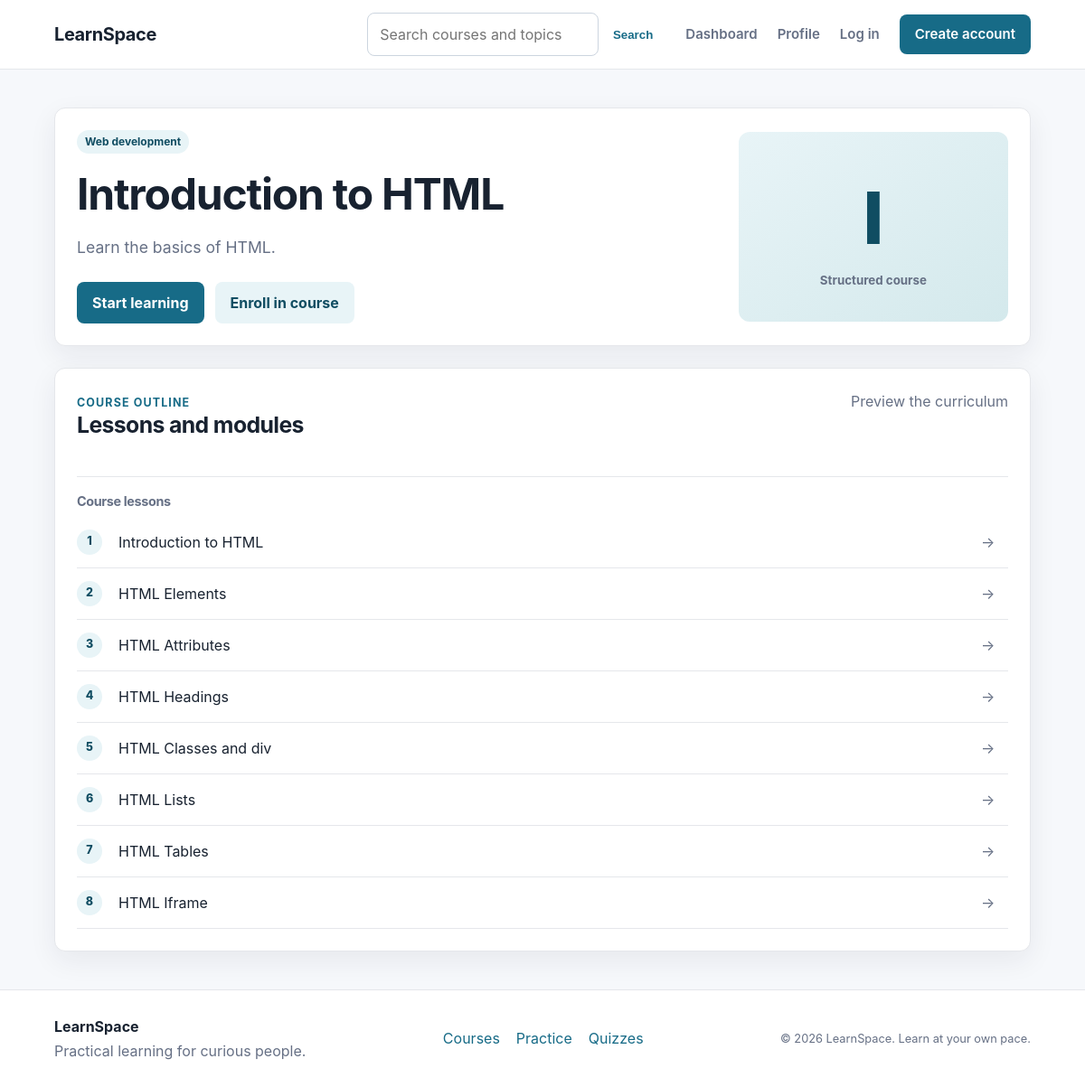
/e_learning_system/course_detail.php?id=1, run on the app's committed database.
### tables this page shows
CREATE TABLE `categories` (
  `id` int NOT NULL AUTO_INCREMENT,
  `name` varchar(100) NOT NULL,
  `slug` varchar(120) NOT NULL,
  PRIMARY KEY (`id`),
  UNIQUE KEY `categories_slug_unique` (`slug`)
);

CREATE TABLE `courses` (
  `id` int NOT NULL AUTO_INCREMENT,
  `title` varchar(255) NOT NULL,
  `description` text NOT NULL,
  `thumbnail` varchar(255) DEFAULT 'default.jpg',
  PRIMARY KEY (`id`)
);

CREATE TABLE `lessons` (
  `id` int NOT NULL AUTO_INCREMENT,
  `course_id` int NOT NULL,
  `module_id` int DEFAULT NULL,
  `title` varchar(255) NOT NULL,
  `position` int NOT NULL DEFAULT 1,
  `content` text NOT NULL,
  `video_url` varchar(255) NOT NULL,
  `file_path` varchar(255) NOT NULL,
  PRIMARY KEY (`id`),
  KEY `lessons_course_idx` (`course_id`)
);

CREATE TABLE `modules` (
  `id` int NOT NULL AUTO_INCREMENT,
  `course_id` int NOT NULL,
  `title` varchar(255) NOT NULL,
  `position` int NOT NULL DEFAULT 1,
  PRIMARY KEY (`id`),
  KEY `modules_course_idx` (`course_id`),
  CONSTRAINT `modules_course_fk` FOREIGN KEY (`course_id`) REFERENCES `courses` (`id`) ON DELETE CASCADE
);

### e_learning_system/course_detail.php (the view, shortened to what this page needs)
<?php
include __DIR__ . '/db_config.php';
include __DIR__ . '/layout.php';
$course_id = filter_input(INPUT_GET, 'id', FILTER_VALIDATE_INT);
$stmt = $conn->prepare("SELECT * FROM courses WHERE id = ?");
$stmt->bind_param("i", $course_id);
$stmt->execute();
$course = $stmt->get_result()->fetch_assoc();
$category_stmt = $conn->prepare("SELECT categories.name FROM categories JOIN course_categories ON course_categories.category_id = categories.id WHERE course_categories.course_id = ? ORDER BY categories.name");
$category_stmt->bind_param("i", $course_id);
$category_stmt->execute();
$categories = $category_stmt->get_result();
$lesson_stmt = $conn->prepare("SELECT lessons.id, lessons.title, modules.title AS module_title FROM lessons LEFT JOIN modules ON modules.id = lessons.module_id WHERE lessons.course_id = ? ORDER BY modules.position, lessons.position, lessons.id");
$lesson_stmt->bind_param("i", $course_id);
$lesson_stmt->execute();
$lessons = $lesson_stmt->get_result();
$first_stmt = $conn->prepare("SELECT id FROM lessons WHERE course_id = ? ORDER BY position, id LIMIT 1");
$first_stmt->bind_param("i", $course_id);
$first_stmt->execute();
$first_row = $first_stmt->get_result()->fetch_assoc();
$first_lesson_id = $first_row ? (int) $first_row['id'] : null;
$enrolled = false;
?>
<div class="course-hero panel">
    <div>
        <div class="tag-row"><?php while ($category = $categories->fetch_assoc()): ?><span class="badge"><?= htmlspecialchars($category['name']) ?></span><?php endwhile; ?></div>
        <h1><?= htmlspecialchars($course['title']) ?></h1>
        <p class="lead"><?= htmlspecialchars($course['description']) ?></p>
        <div class="actions">
            <?php if ($first_lesson_id !== null): $start_url = 'lesson.php?id=' . $first_lesson_id; ?><a class="button button-primary" href="<?= htmlspecialchars(isset($_SESSION['user_id']) ? $start_url : '#') ?>" <?= isset($_SESSION['user_id']) ? '' : 'data-auth-open data-return-to="' . htmlspecialchars($start_url) . '"' ?>>Start learning</a><?php endif; ?>
            <?php if (isset($_SESSION['user_id']) && !$enrolled): ?><form action="enroll.php" method="post"><input type="hidden" name="csrf_token" value="<?= htmlspecialchars(csrf_token()) ?>"><input type="hidden" name="course_id" value="<?= $course_id ?>"><button class="button button-secondary" type="submit">Enroll in course</button></form><?php elseif (!isset($_SESSION['user_id'])): ?><a class="button button-secondary" href="#" data-auth-open data-return-to="course_detail.php?id=<?= $course_id ?>">Enroll in course</a><?php endif; ?>
        </div>
    </div>
    <div class="course-hero-art"><span><?= strtoupper(substr($course['title'], 0, 1)) ?></span><small>Structured course</small></div>
</div>
<section class="panel lesson-outline">
    <div class="section-heading"><div><span class="eyebrow">Course outline</span><h2>Lessons and modules</h2></div><span class="muted">Preview the curriculum</span></div>
    <?php $current_module = null; while ($lesson = $lessons->fetch_assoc()): if ($current_module !== $lesson['module_title']): $current_module = $lesson['module_title']; ?><h3 class="module-heading"><?= htmlspecialchars($current_module ?: 'Lessons') ?></h3><?php endif; ?><a class="lesson-row" href="<?= htmlspecialchars(isset($_SESSION['user_id']) ? 'lesson.php?id=' . (int) $lesson['id'] : '#') ?>" <?= isset($_SESSION['user_id']) ? '' : 'data-auth-open data-return-to="lesson.php?id=' . (int) $lesson['id'] . '"' ?>><span class="lesson-number"><?= (int) $lesson['id'] ?></span><span><?= htmlspecialchars($lesson['title']) ?></span><span class="lesson-arrow">-&gt;</span></a><?php endwhile; ?>
</section>

### e_learning_system/index.css (style rules this page uses)
:root { --ink: #182230; --muted: #667085; --line: #e5e7eb; --surface: #ffffff; --canvas: #f6f8fb; --primary: #176b87; --primary-dark: #104d62; --soft-primary: #e8f4f7; --success: #147d64; --shadow: 0 10px 30px rgba(23, 32, 51, 0.07); }
* { box-sizing: border-box; }
html { scroll-behavior: smooth; }
body { margin: 0; color: var(--ink); background: var(--canvas); font-family: Inter, ui-sans-serif, system-ui, -apple-system, BlinkMacSystemFont, "Segoe UI", sans-serif; line-height: 1.5; }
a { color: var(--primary); text-decoration: none; }
.eyebrow { color: var(--primary); font-size: .78rem; font-weight: 750; letter-spacing: .09em; text-transform: uppercase; }
h1, h2, h3 { letter-spacing: -.025em; line-height: 1.2; }
h1 { font-size: clamp(2rem, 4vw, 3.2rem); margin: 8px 0 14px; }
h2 { font-size: 1.55rem; margin: 0 0 18px; }
h3 { font-size: 1.1rem; margin: 0 0 8px; }
.page-heading p, .muted { color: var(--muted); }
.actions { align-items: center; display: flex; flex-wrap: wrap; gap: 12px; margin-top: 24px; }
.button { border: 0; border-radius: 8px; display: inline-block; font-weight: 700; padding: 11px 17px; }
.button-primary { background: var(--primary); color: #fff; }
.button-secondary { background: var(--soft-primary); color: var(--primary-dark); }
.section-heading { align-items: baseline; display: flex; justify-content: space-between; margin-bottom: 18px; }
.course-hero { align-items: center; display: grid; gap: 36px; grid-template-columns: 1.4fr .6fr; margin-bottom: 24px; }
.course-hero h1 { margin-top: 16px; }
.lead { color: var(--muted); font-size: 1.1rem; max-width: 650px; }
.tag-row { display: flex; flex-wrap: wrap; gap: 8px; }
.course-hero-art { align-items: center; background: linear-gradient(145deg, #e8f4f7, #d4e9ec); border-radius: 12px; display: flex; flex-direction: column; justify-content: center; min-height: 210px; }
.course-hero-art span { color: var(--primary-dark); font-size: 5rem; font-weight: 800; }
.course-hero-art small { color: var(--muted); font-weight: 700; }
.module-heading { border-top: 1px solid var(--line); color: var(--muted); font-size: .9rem; margin: 24px 0 8px; padding-top: 18px; }
.lesson-row { align-items: center; border-bottom: 1px solid var(--line); color: var(--ink); display: grid; gap: 12px; grid-template-columns: 34px 1fr 30px; padding: 14px 0; }
.lesson-number { align-items: center; background: var(--soft-primary); border-radius: 50%; color: var(--primary-dark); display: flex; font-size: .78rem; font-weight: 800; height: 28px; justify-content: center; width: 28px; }
.lesson-arrow { color: var(--muted); }
.course-card, .stat-card, .panel { background: var(--surface); border: 1px solid var(--line); border-radius: 12px; box-shadow: var(--shadow); }
.panel { padding: 24px; }
.panel + .panel { margin-top: 18px; }
.badge { background: var(--soft-primary); border-radius: 99px; color: var(--primary-dark); display: inline-block; font-size: .75rem; font-weight: 700; padding: 4px 9px; }

### data on the page
categories: name "Web development"
courses: title "Introduction to HTML", description "Learn the basics of HTML.", title "I"
lessons: module.title "Course lessons", id "1", title "Introduction to HTML"
lessons: id "2", title "HTML Elements"
lessons: id "3", title "HTML Attributes"
lessons: id "4", title "HTML Headings"
lessons: id "5", title "HTML Classes and div"
lessons: id "6", title "HTML Lists"
lessons: id "7", title "HTML Tables"
lessons: id "8", title "HTML Iframe"
